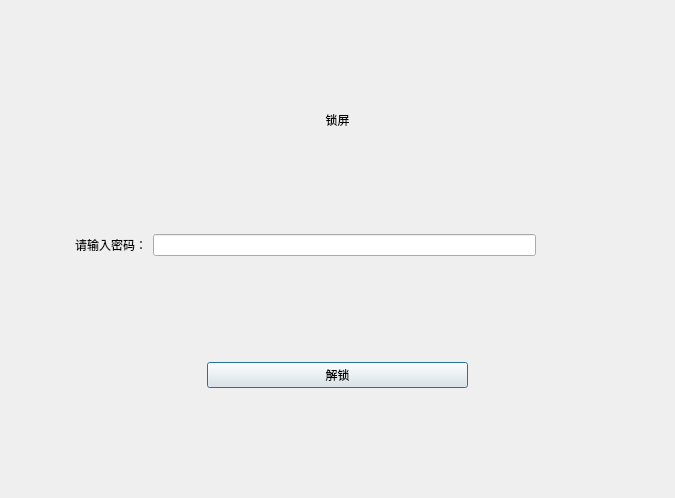
<?xml version="1.0" encoding="UTF-8"?>
<ui version="4.0">
 <class>lockscreen</class>
 <widget class="QDialog" name="lockscreen">
  <property name="geometry">
   <rect>
    <x>0</x>
    <y>0</y>
    <width>675</width>
    <height>498</height>
   </rect>
  </property>
  <property name="windowTitle">
   <string>锁屏</string>
  </property>
  <layout class="QVBoxLayout" name="verticalLayout" stretch="1,1,1,4,1,1,1">
   <item>
    <spacer name="verticalSpacer_4">
     <property name="orientation">
      <enum>Qt::Vertical</enum>
     </property>
     <property name="sizeHint" stdset="0">
      <size>
       <width>20</width>
       <height>40</height>
      </size>
     </property>
    </spacer>
   </item>
   <item>
    <widget class="QLabel" name="label">
     <property name="sizePolicy">
      <sizepolicy hsizetype="Preferred" vsizetype="Fixed">
       <horstretch>0</horstretch>
       <verstretch>0</verstretch>
      </sizepolicy>
     </property>
     <property name="styleSheet">
      <string notr="true">font: 57 30pt &quot;Akaash&quot;;</string>
     </property>
     <property name="text">
      <string>锁屏</string>
     </property>
     <property name="alignment">
      <set>Qt::AlignCenter</set>
     </property>
    </widget>
   </item>
   <item>
    <spacer name="verticalSpacer">
     <property name="orientation">
      <enum>Qt::Vertical</enum>
     </property>
     <property name="sizeType">
      <enum>QSizePolicy::Expanding</enum>
     </property>
     <property name="sizeHint" stdset="0">
      <size>
       <width>20</width>
       <height>40</height>
      </size>
     </property>
    </spacer>
   </item>
   <item>
    <layout class="QHBoxLayout" name="horizontalLayout" stretch="1,1,6,2">
     <item>
      <spacer name="horizontalSpacer">
       <property name="orientation">
        <enum>Qt::Horizontal</enum>
       </property>
       <property name="sizeHint" stdset="0">
        <size>
         <width>40</width>
         <height>20</height>
        </size>
       </property>
      </spacer>
     </item>
     <item>
      <widget class="QLabel" name="label_2">
       <property name="sizePolicy">
        <sizepolicy hsizetype="Fixed" vsizetype="Preferred">
         <horstretch>0</horstretch>
         <verstretch>0</verstretch>
        </sizepolicy>
       </property>
       <property name="text">
        <string>请输入密码：</string>
       </property>
       <property name="alignment">
        <set>Qt::AlignRight|Qt::AlignTrailing|Qt::AlignVCenter</set>
       </property>
      </widget>
     </item>
     <item>
      <widget class="QLineEdit" name="lineEdit"/>
     </item>
     <item>
      <spacer name="horizontalSpacer_2">
       <property name="orientation">
        <enum>Qt::Horizontal</enum>
       </property>
       <property name="sizeHint" stdset="0">
        <size>
         <width>40</width>
         <height>20</height>
        </size>
       </property>
      </spacer>
     </item>
    </layout>
   </item>
   <item>
    <spacer name="verticalSpacer_3">
     <property name="orientation">
      <enum>Qt::Vertical</enum>
     </property>
     <property name="sizeHint" stdset="0">
      <size>
       <width>20</width>
       <height>40</height>
      </size>
     </property>
    </spacer>
   </item>
   <item>
    <layout class="QHBoxLayout" name="horizontalLayout_2" stretch="3,4,3">
     <item>
      <spacer name="horizontalSpacer_3">
       <property name="orientation">
        <enum>Qt::Horizontal</enum>
       </property>
       <property name="sizeHint" stdset="0">
        <size>
         <width>40</width>
         <height>20</height>
        </size>
       </property>
      </spacer>
     </item>
     <item>
      <widget class="QPushButton" name="pushButton">
       <property name="text">
        <string>解锁</string>
       </property>
      </widget>
     </item>
     <item>
      <spacer name="horizontalSpacer_4">
       <property name="orientation">
        <enum>Qt::Horizontal</enum>
       </property>
       <property name="sizeHint" stdset="0">
        <size>
         <width>40</width>
         <height>20</height>
        </size>
       </property>
      </spacer>
     </item>
    </layout>
   </item>
   <item>
    <spacer name="verticalSpacer_2">
     <property name="orientation">
      <enum>Qt::Vertical</enum>
     </property>
     <property name="sizeType">
      <enum>QSizePolicy::Expanding</enum>
     </property>
     <property name="sizeHint" stdset="0">
      <size>
       <width>20</width>
       <height>40</height>
      </size>
     </property>
    </spacer>
   </item>
  </layout>
 </widget>
 <resources/>
 <connections/>
</ui>
